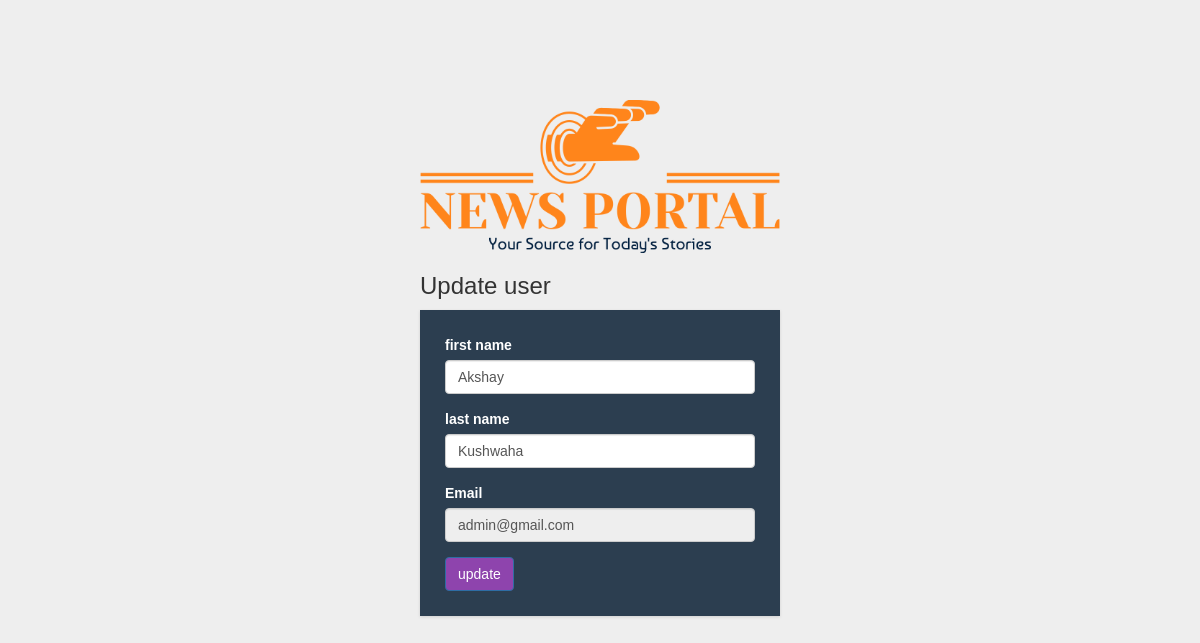
Page /update-user.php?id=1 on the committed database.
### tables this page shows
CREATE TABLE `users` (
  `id` int(10) NOT NULL,
  `fname` varchar(10) NOT NULL,
  `lname` varchar(10) NOT NULL,
  `email` varchar(20) NOT NULL,
  `password` varchar(10) NOT NULL
);

### update-user.php (the view, shortened to what this page needs)
<?php
include("config.php");
$id = $_GET['id'];
$sql = "SELECT * FROM users WHERE id=$id";
$result = mysqli_query($conn, $sql) or die("connection failed:" . mysqli_connect_errno());
$row = mysqli_fetch_assoc($result);
?>
<!doctype html>
<html>
<head>
    <link rel="stylesheet" href="css/bootstrap.min.css" />
    <link rel="stylesheet" href="font/font-awesome-4.7.0/css/font-awesome.css">
    <link rel="stylesheet" href="css/style.css">
</head>
<body>
<div id="wrapper-admin" class="body-content">
    <div class="container">
        <div class="row">
            <div class="col-md-offset-4 col-md-4">
                <img class="logo" src="images/news.png">
                <h3 class="heading">Update user </h3>
                <form action="" method="POST">
                    <div class="form-group">
                        <label>first name</label>
                        <div class="search-post">
                            <input type="text" name="fname" class="form-control"  value=<?php echo $row['fname']; ?> required>
                        </div>
                    </div>
                    <div class="form-group">
                        <label>last name</label>
                        <div class="search-post">
                            <input type="text" name="lname" class="form-control"  value=<?php echo $row['lname']; ?> required>
                        </div>
                    </div>
                    <div class="form-group">
                        <label>Email</label>
                        <div class="search-post">
                            <input type="email" name="email" class="form-control"  value=<?php echo $row['email']; ?> readonly>
                        </div>
                    </div>
                    <input type="submit" name="update" class="btn btn-primary" value="update" />
                </form>
            </div>
        </div>
    </div>
</div>
</body>
</html>

### css/style.css (style rules this page uses)
:root { --main-color: #8e44ad; --red: #e74c3c; --orange: #f39c12; --white: #fff; --black: #2c3e50; --light-color: #888; --light-bg: #eee; --border: .1rem solid rgba(0, 0, 0, .2); }
body { background: var(--light-bg); font-family: sans-serif,arial,Helvetica; transition: .2s linear; }
#wrapper-admin { padding: 100px 0 0; }
img.logo { width: 100%; height: auto; display: block; }
form { background: var(--black); padding: 25px; box-shadow:0 1px 3px rgba(0, 0, 0, 0.13); }
.form-group>label { color: var(--white); }

### rows in the picture
users: fname "Akshay", lname "Kushwaha", email "admin@gmail.com"
